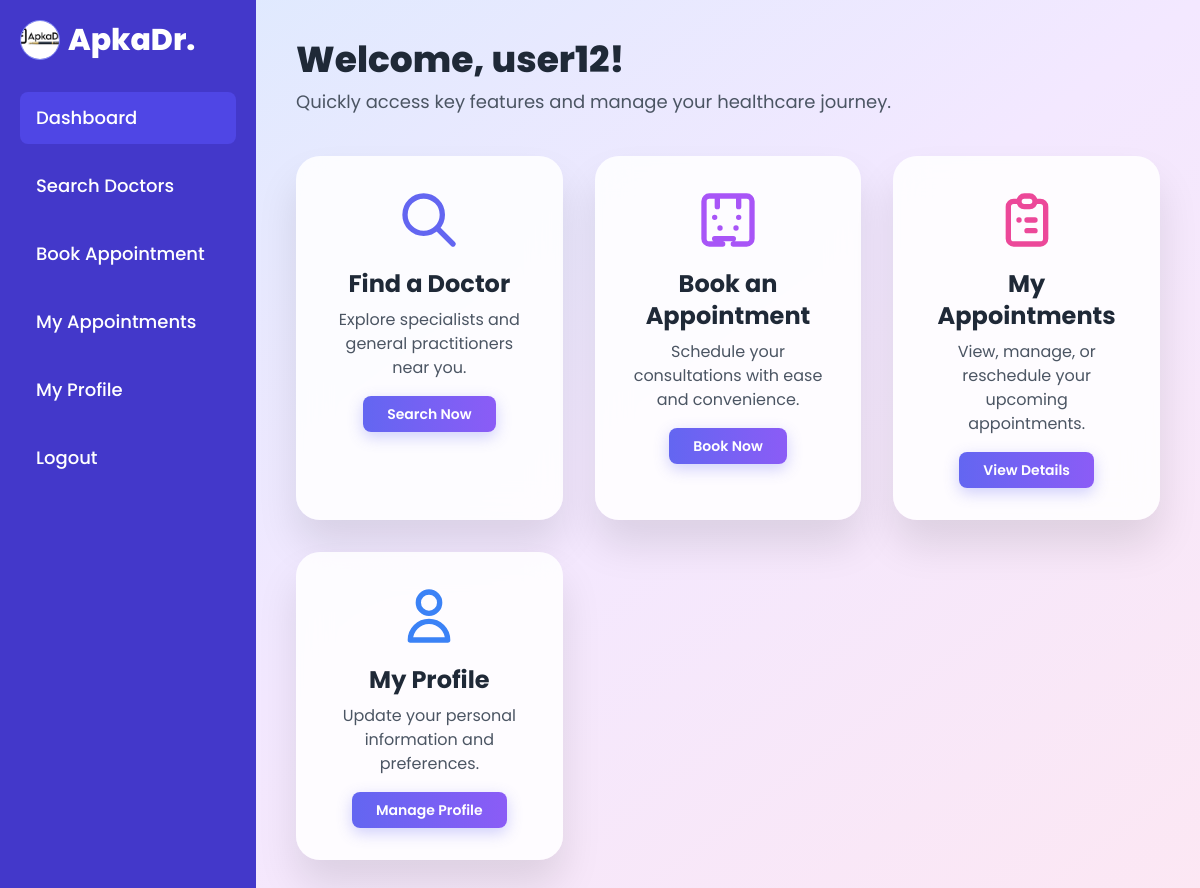
The page /user_dashboard/2 (signed in) on the database as committed earlier.
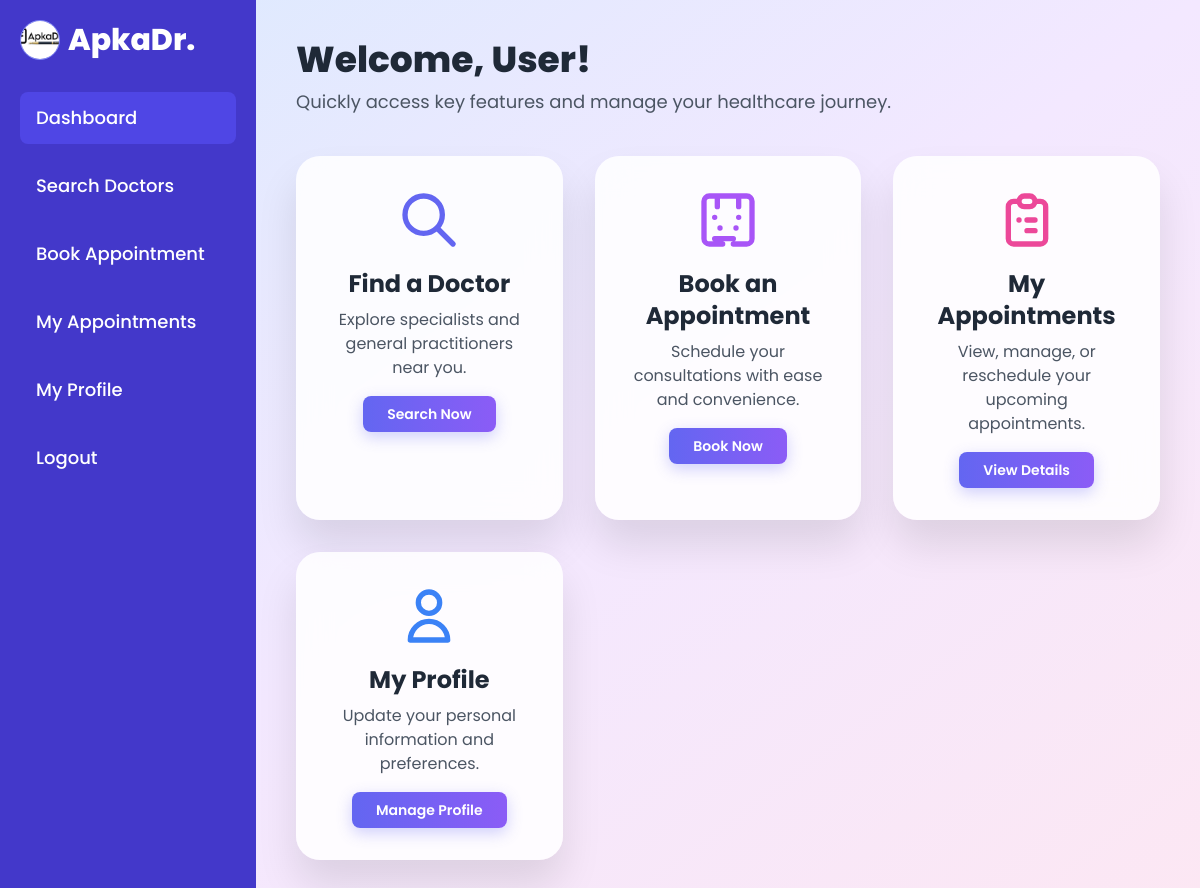
The same page on the database as committed later.
### backend/models.py (models this page shows)
class User(db.Model):
    id = db.Column(db.Integer(), primary_key=True)
    fullName = db.Column(db.String(), unique=True, nullable=False)
    email = db.Column(db.String(), unique=True, nullable=False)
    age = db.Column(db.Integer(), nullable=False)
    phone = db.Column(db.String(), nullable=False)
    address = db.Column(db.String(), nullable=False)
    password = db.Column(db.String(),nullable=False)
    type = db.Column(db.String(), default="general")
    appointments = db.relationship('Appointment', backref='patient', lazy=True, primaryjoin="User.id == Appointment.user_id")

### backend/controllers.py (the view)
@app.route("/user_dashboard/<int:user_id>")
def user_dashboard(user_id):
    user = User.query.get_or_404(user_id)
    if session.get("user_type") != "general" or session.get("user_id") != user.id:
        flash("Unauthorized access", "danger")
        return redirect(url_for("login_page"))
    return render_template("user/user_dashboard.html", user=user)

### templates/user/user_dashboard.html (shortened to what the changed rows need)
<!DOCTYPE html>
<html lang="en">
<head>
    <script src="https://cdn.tailwindcss.com"></script>
</head>
<body class="bg-gradient-to-br from-blue-100 via-purple-100 to-pink-100 min-h-screen flex flex-col">
    <div class="flex flex-1">
        <main class="flex-1 p-6 md:p-10">
            <h2 class="text-4xl font-extrabold text-gray-800 mb-2">Welcome, {{ user.fullName }}!</h2>
            <p class="text-gray-600 text-lg mb-10">Quickly access key features and manage your healthcare journey.</p>
            <div class="grid grid-cols-1 md:grid-cols-2 lg:grid-cols-3 gap-8">
                <a href="{{ url_for('search_doctors') }}" class="card-aesthetic p-8 flex flex-col items-center text-center hover:cursor-pointer">
                </a>
                <a href="{{ url_for('book_appointment') }}" class="card-aesthetic p-8 flex flex-col items-center text-center hover:cursor-pointer">
                </a>
                <a href="{{ url_for('my_appointments') }}" class="card-aesthetic p-8 flex flex-col items-center text-center hover:cursor-pointer">
                </a>
                <a href="{{ url_for('user_profile') }}" class="card-aesthetic p-8 flex flex-col items-center text-center hover:cursor-pointer">
                </a>
            </div>
        </main>
    </div>
</body>
</html>

Rows that differ between the two databases and show on the page:
changed User: fullName "user12" → "User"
